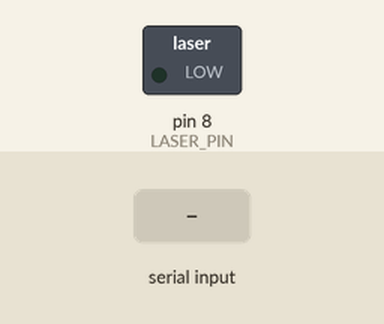
The sketch below on a simulated Arduino Uno, built with avr-gcc and run on an emulated ATmega328P. On the bench: switched loads named in the sketch (green lamp = pin HIGH). The inputs (shaded band) are chosen by the test bench.

Above: at 1.2 s.
1.3 s: "1" received over Serial
At 2.1 s:
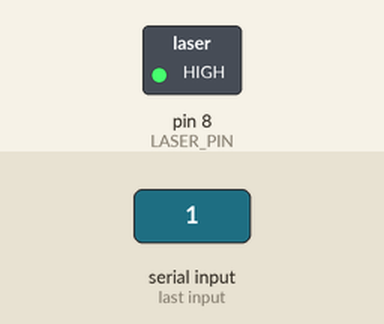
2.8 s: "0" received over Serial
At 3.2 s:
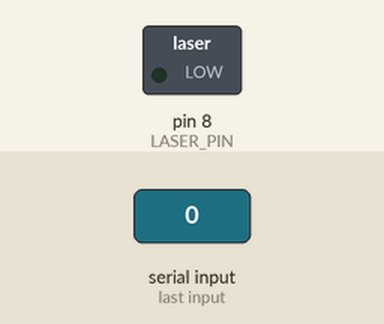
Timing chart, 0 to 5.8 s (numbered marks = the images above; inputs shaded):
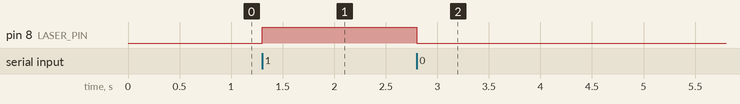

Measured:
- after the input at 1.3 s, pin 8 (LASER_PIN): LOW → HIGH at once
- after the input at 2.8 s, pin 8 (LASER_PIN): HIGH → LOW at once

The sketch:

transmitter.ino
```cpp
const int LASER_PIN = 8;


void setup() {
  Serial.begin(115200);
  pinMode(LASER_PIN, OUTPUT);
  digitalWrite(LASER_PIN, LOW);
}

void loop() {
  if (Serial.available()) {
    if (Serial.read() & 1) {
      digitalWrite(LASER_PIN, HIGH);
    } else {
      digitalWrite(LASER_PIN, LOW);
    }

  }
}
```
